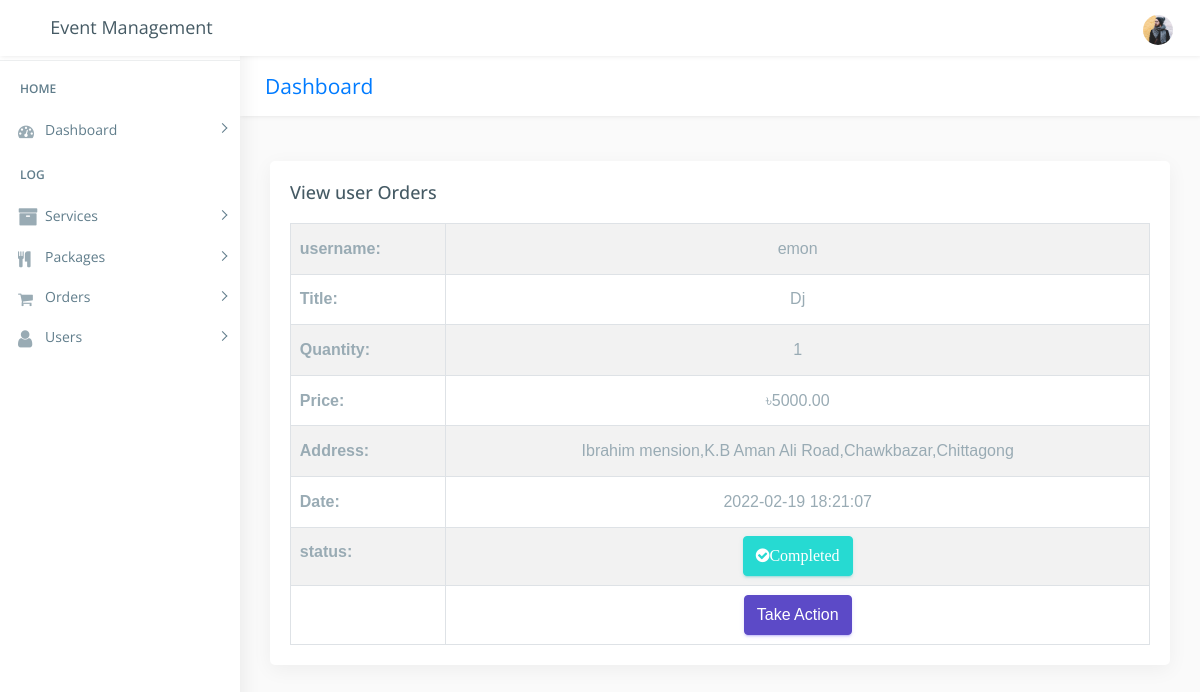
The page /admin/view_order.php?user_upd=57 (signed in) on the database as committed earlier.
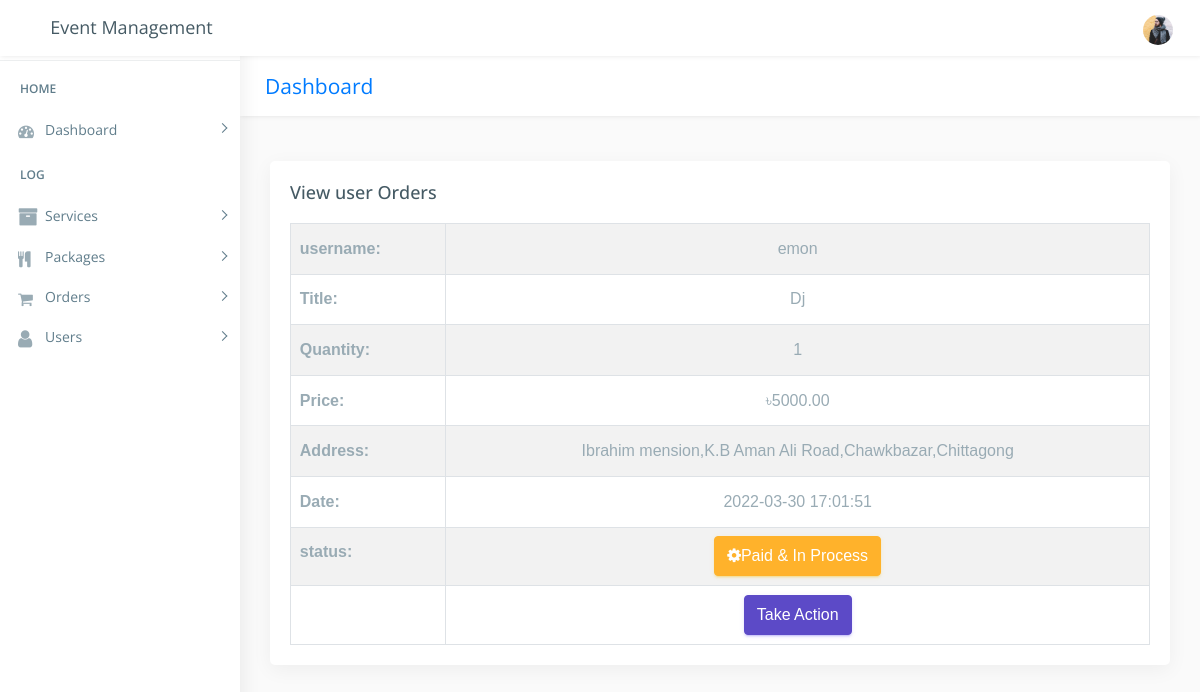
The same page on the database as committed later.
### tables this page shows
CREATE TABLE `users_orders` (
  `o_id` int(222) NOT NULL,
  `u_id` int(222) NOT NULL,
  `title` varchar(222) NOT NULL,
  `quantity` int(222) NOT NULL,
  `price` decimal(10,2) NOT NULL,
  `shift` text NOT NULL,
  `o_hr` varchar(222) NOT NULL,
  `c_hr` varchar(222) NOT NULL,
  `edate` date NOT NULL,
  `type` text NOT NULL,
  `status` varchar(222) DEFAULT NULL,
  `date` timestamp NOT NULL DEFAULT current_timestamp() ON UPDATE current_timestamp()
);

CREATE TABLE `users` (
  `u_id` int(222) NOT NULL,
  `username` varchar(222) NOT NULL,
  `f_name` varchar(222) NOT NULL,
  `l_name` varchar(222) NOT NULL,
  `email` varchar(222) NOT NULL,
  `phone` varchar(222) NOT NULL,
  `password` varchar(222) NOT NULL,
  `address` text NOT NULL,
  `status` int(222) NOT NULL DEFAULT 1,
  `date` timestamp NOT NULL DEFAULT current_timestamp() ON UPDATE current_timestamp()
);

### admin/view_order.php (the view, shortened to what the changed rows need)
<!DOCTYPE html>
<html lang="en">
<?php
include("../connection/connect.php");
if(empty($_SESSION["adm_id"]))
{
	header('location:index.php');
}
else
{
?>
<head>
    <link href="css/lib/bootstrap/bootstrap.min.css" rel="stylesheet">
    <link href="css/helper.css" rel="stylesheet">
    <link href="css/style.css" rel="stylesheet">
</head>
<body class="fix-header fix-sidebar">
    <div id="main-wrapper">
        <div class="header">
            <nav class="navbar top-navbar navbar-expand-md navbar-light">
                <div class="navbar-header">
                    <a class="navbar-brand" href="http://localhost/project/admin/dashboard.php">
                        <h4>Event Management</h4>
                    </a>
                </div>
                <div class="navbar-collapse">
                    <ul class="navbar-nav mr-auto mt-md-0">
                        <li class="nav-item m-l-10"> <a class="nav-link sidebartoggler hidden-sm-down text-muted  " href="javascript:void(0)"><i class="ti-menu"></i></a> </li>
                    </ul>
                    <ul class="navbar-nav my-lg-0">
                        <li class="nav-item hidden-sm-down search-box"> <a class="nav-link hidden-sm-down text-muted  " href="javascript:void(0)"><i class="ti-search"></i></a>
                        </li>
                        <li class="nav-item dropdown">
                            <a class="nav-link dropdown-toggle text-muted  " href="#" data-toggle="dropdown" aria-haspopup="true" aria-expanded="false"><img src="images/users/5.jpg" alt="user" class="profile-pic" /></a>
                        </li>
                    </ul>
                </div>
            </nav>
        </div>
        <div class="left-sidebar">
            <div class="scroll-sidebar">
                <nav class="sidebar-nav">
                    <ul id="sidebarnav">
                        <li class="nav-devider"></li>
                        <li class="nav-label">Home</li>
                        <li> <a class="has-arrow  " href="#" aria-expanded="false"><i class="fa fa-tachometer"></i><span class="hide-menu">Dashboard</span></a>
                        </li>
                        <li class="nav-label">Log</li>
                        <?php
                        if($_SESSION['role'] == "User"){
                            echo'
                            <li> <a class="has-arrow  " href="#" aria-expanded="false"><i class="fa fa-shopping-cart" aria-hidden="true"></i><span class="hide-menu">Orders</span></a>
                            <ul aria-expanded="false" class="collapse">
								<li><a href="all_orders.php">All Orders</a></li>
                            </ul>
                        </li>
                            ';
                        }
                        else{
                            echo'
                            <li> <a class="has-arrow  " href="#" aria-expanded="false"><i class="fa fa-archive f-s-20 color-warning"></i><span class="hide-menu">Services</span></a>
                            <ul aria-expanded="false" class="collapse">
								<li><a href="all_services.php">All Services</a></li>
								<li><a href="add_category.php">Add Service Category</a></li>
                                <li><a href="add_service.php">Add Service</a></li>
                            </ul>
                        </li>
                       <li> <a class="has-arrow  " href="#" aria-expanded="false"><i class="fa fa-cutlery" aria-hidden="true"></i><span class="hide-menu">Packages</span></a>
                            <ul aria-expanded="false" class="collapse">
								<li><a href="all_packages.php">All Packages</a></li>
								<li><a href="add_packages.php">Add Package</a></li>
                            </ul>
                        </li>
						 <li> <a class="has-arrow  " href="#" aria-expanded="false"><i class="fa fa-shopping-cart" aria-hidden="true"></i><span class="hide-menu">Orders</span></a>
                            <ul aria-expanded="false" class="collapse">
								<li><a href="all_orders.php">All Orders</a></li>
                            </ul>
                        </li>
                        <li> <a class="has-arrow  " href="#" aria-expanded="false">  <span><i class="fa fa-user f-s-20 "></i></span><span class="hide-menu">Users</span></a>
                            <ul aria-expanded="false" class="collapse">
                                <li><a href="allusers.php">All Users</a></li>
								<li><a href="add_users.php">Add Users</a></li>
                                <li><a href="allcompanyuser.php">All Company Users</a></li>
                                <li><a href="add_companyuser.php">Add Company User</a></li>
                                <li><a href="all_dealer.php">All Dealer</a></li>
                                <li><a href="add_dealer.php">Add Dealer</a></li>
                                <li><a href="add_dealercat.php">Add Dealer Category</a></li>
                            </ul>
                        </li>
                            ';
                        }
                        ?>
                    </ul>
                </nav>
            </div>
        </div>
        <div class="page-wrapper">
            <div class="row page-titles">
                <div class="col-md-5 align-self-center">
                    <h3 class="text-primary">Dashboard</h3> </div>
            </div>
            <div class="container-fluid">
                <div class="row">
                    <div class="col-12">
                        <div class="card">
                            <div class="card-body">
                                <h4 class="card-title">View user Orders</h4>
                                <div class="table-responsive m-t-20">
                                    <table id="myTable" class="table table-bordered table-striped">
                                        <tbody>
                                           <?php
											$sql="SELECT users.*, users_orders.* FROM users INNER JOIN users_orders ON users.u_id=users_orders.u_id where o_id='".$_GET['user_upd']."'";
												$query=mysqli_query($db,$sql);
												$rows=mysqli_fetch_array($query);
												?>
											<tr>
													<td><strong>username:</strong></td>
												     <td><center><?php echo $rows['username']; ?></center></td>
											</tr>
											<tr>
												<td><strong>Title:</strong></td>
												    <td><center><?php echo $rows['title']; ?></center></td>
											</tr>
											<tr>
													<td><strong>Quantity:</strong></td>
												    <td><center><?php echo $rows['quantity']; ?></center></td>
											</tr>
											<tr>
													<td><strong>Price:</strong></td>
												    <td><center>৳<?php echo $rows['price']; ?></center></td>
											</tr>
											<tr>
													<td><strong>Address:</strong></td>
												    <td><center><?php echo $rows['address']; ?></center></td>
											</tr>
											<tr>
													<td><strong>Date:</strong></td>
												     <td><center><?php echo $rows['date']; ?></center></td>
											</tr>
											<tr>
													<td><strong>status:</strong></td>
													<?php
																			$status=$rows['status'];
																			?>
																		   <?php
																			   if($status=="in process")
																			 { ?>
																			<td>   <center><button type="button" class="btn btn-warning"><span class="fa fa-cog fa-spin"  aria-hidden="true" ></span>Paid & In Process</button></center></td>
																			<?php
																				}
																			if($status=="closed")
																				{
																			?>
																			<td>  <center><button type="button" class="btn btn-success" ><span  class="fa fa-check-circle" aria-hidden="true">Completed</button></center></td>
																			<?php
																			}
																			?>
											</tr>
                                            <tr>
                                                 <td></td>
                                                 <td><center>
													<a href="order_update.php?form_id=<?php echo htmlentities($rows['o_id']);?>"  title="Update order">
													<button type="button" class="btn btn-primary">Take Action</button></a>
													 </center></td>
                                            </tr>
                                        </tbody>
                                    </table>
                                </div>
                            </div>
                        </div>
						 </div>
                            </div>
                        </div>
                    </div>
                </div>
</body>
</html>
<?php
}
?>

Rows that differ between the two databases and show on the page:
changed users_orders "Dj": date "2022-02-19 18:21:07" → "2022-03-30 17:01:51"; status "closed" → "in process" (drawn)
Other text that changed with them:
text no longer shown: "Completed"
text now shown: "Paid & In Process"
